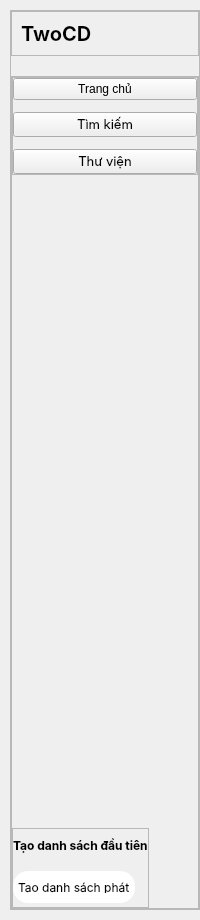
     <widget class="QWidget" name="leftmenu" native="true">
      <property name="minimumSize">
       <size>
        <width>200</width>
        <height>920</height>
       </size>
      </property>
      <property name="maximumSize">
       <size>
        <width>250</width>
        <height>10000</height>
       </size>
      </property>
      <layout class="QVBoxLayout" name="verticalLayout_35">
       <property name="spacing">
        <number>10</number>
       </property>
       <property name="leftMargin">
        <number>10</number>
       </property>
       <property name="topMargin">
        <number>10</number>
       </property>
       <property name="rightMargin">
        <number>0</number>
       </property>
       <property name="bottomMargin">
        <number>10</number>
       </property>
       <item>
        <widget class="QFrame" name="frame_11">
         <property name="frameShape">
          <enum>QFrame::StyledPanel</enum>
         </property>
         <property name="frameShadow">
          <enum>QFrame::Raised</enum>
         </property>
         <layout class="QVBoxLayout" name="verticalLayout_33">
          <property name="spacing">
           <number>20</number>
          </property>
          <property name="leftMargin">
           <number>0</number>
          </property>
          <property name="topMargin">
           <number>0</number>
          </property>
          <property name="rightMargin">
           <number>0</number>
          </property>
          <property name="bottomMargin">
           <number>0</number>
          </property>
          <item>
           <widget class="QFrame" name="frame_12">
            <property name="frameShape">
             <enum>QFrame::StyledPanel</enum>
            </property>
            <property name="frameShadow">
             <enum>QFrame::Raised</enum>
            </property>
            <layout class="QHBoxLayout" name="horizontalLayout_10">
             <item alignment="Qt::AlignTop">
              <widget class="QLabel" name="label_32">
               <property name="font">
                <font>
                 <family>Inter</family>
                 <pointsize>15</pointsize>
                 <weight>75</weight>
                 <bold>true</bold>
                </font>
               </property>
               <property name="text">
                <string>TwoCD</string>
               </property>
              </widget>
             </item>
            </layout>
           </widget>
          </item>
          <item>
           <widget class="QFrame" name="frame_13">
            <property name="sizePolicy">
             <sizepolicy hsizetype="Preferred" vsizetype="Expanding">
              <horstretch>0</horstretch>
              <verstretch>0</verstretch>
             </sizepolicy>
            </property>
            <property name="frameShape">
             <enum>QFrame::StyledPanel</enum>
            </property>
            <property name="frameShadow">
             <enum>QFrame::Raised</enum>
            </property>
            <layout class="QVBoxLayout" name="verticalLayout_37">
             <property name="spacing">
              <number>0</number>
             </property>
             <property name="leftMargin">
              <number>0</number>
             </property>
             <property name="topMargin">
              <number>0</number>
             </property>
             <property name="rightMargin">
              <number>0</number>
             </property>
             <property name="bottomMargin">
              <number>0</number>
             </property>
             <item alignment="Qt::AlignTop">
              <widget class="QFrame" name="frame_15">
               <property name="frameShape">
                <enum>QFrame::StyledPanel</enum>
               </property>
               <property name="frameShadow">
                <enum>QFrame::Raised</enum>
               </property>
               <layout class="QVBoxLayout" name="verticalLayout_36">
                <property name="spacing">
                 <number>12</number>
                </property>
                <property name="leftMargin">
                 <number>0</number>
                </property>
                <property name="topMargin">
                 <number>0</number>
                </property>
                <property name="rightMargin">
                 <number>0</number>
                </property>
                <property name="bottomMargin">
                 <number>0</number>
                </property>
                <item>
                 <widget class="QPushButton" name="pushButton_4">
                  <property name="text">
                   <string>Trang chủ</string>
                  </property>
                  <property name="icon">
                   <iconset>
                    <normaloff>resources.qrc/home.svg</normaloff>resources.qrc/home.svg</iconset>
                  </property>
                  <property name="iconSize">
                   <size>
                    <width>24</width>
                    <height>24</height>
                   </size>
                  </property>
                 </widget>
                </item>
                <item>
                 <widget class="QPushButton" name="pushButton_5">
                  <property name="font">
                   <font>
                    <family>Inter</family>
                    <pointsize>10</pointsize>
                   </font>
                  </property>
                  <property name="text">
                   <string>Tìm kiếm</string>
                  </property>
                  <property name="icon">
                   <iconset>
                    <normaloff>resources.qrc/search.svg</normaloff>resources.qrc/search.svg</iconset>
                  </property>
                  <property name="iconSize">
                   <size>
                    <width>24</width>
                    <height>24</height>
                   </size>
                  </property>
                 </widget>
                </item>
                <item>
                 <widget class="QPushButton" name="pushButton_6">
                  <property name="font">
                   <font>
                    <family>Inter</family>
                    <pointsize>10</pointsize>
                   </font>
                  </property>
                  <property name="text">
                   <string>Thư viện</string>
                  </property>
                  <property name="icon">
                   <iconset>
                    <normaloff>resources.qrc/playlist.svg</normaloff>resources.qrc/playlist.svg</iconset>
                  </property>
                  <property name="iconSize">
                   <size>
                    <width>24</width>
                    <height>24</height>
                   </size>
                  </property>
                 </widget>
                </item>
               </layout>
              </widget>
             </item>
             <item alignment="Qt::AlignRight">
              <widget class="QFrame" name="frame_25">
               <property name="sizePolicy">
                <sizepolicy hsizetype="Preferred" vsizetype="Expanding">
                 <horstretch>0</horstretch>
                 <verstretch>0</verstretch>
                </sizepolicy>
               </property>
               <property name="maximumSize">
                <size>
                 <width>210</width>
                 <height>80</height>
                </size>
               </property>
               <property name="font">
                <font>
                 <family>Inter</family>
                </font>
               </property>
               <property name="layoutDirection">
                <enum>Qt::RightToLeft</enum>
               </property>
               <property name="frameShape">
                <enum>QFrame::StyledPanel</enum>
               </property>
               <property name="frameShadow">
                <enum>QFrame::Raised</enum>
               </property>
               <layout class="QVBoxLayout" name="verticalLayout_39">
                <property name="spacing">
                 <number>10</number>
                </property>
                <property name="leftMargin">
                 <number>0</number>
                </property>
                <property name="topMargin">
                 <number>0</number>
                </property>
                <property name="rightMargin">
                 <number>0</number>
                </property>
                <property name="bottomMargin">
                 <number>0</number>
                </property>
                <item alignment="Qt::AlignRight">
                 <widget class="QLabel" name="label_36">
                  <property name="maximumSize">
                   <size>
                    <width>190</width>
                    <height>24</height>
                   </size>
                  </property>
                  <property name="font">
                   <font>
                    <family>Inter</family>
                    <weight>75</weight>
                    <bold>true</bold>
                   </font>
                  </property>
                  <property name="text">
                   <string>Tạo danh sách đầu tiên</string>
                  </property>
                 </widget>
                </item>
                <item alignment="Qt::AlignRight">
                 <widget class="QPushButton" name="pushButton_11">
                  <property name="maximumSize">
                   <size>
                    <width>190</width>
                    <height>32</height>
                   </size>
                  </property>
                  <property name="font">
                   <font>
                    <family>Inter</family>
                   </font>
                  </property>
                  <property name="styleSheet">
                   <string notr="true">#pushButton_11{
background-color: #fff;
padding: 10px 5px;
text-align: left;
border-radius: 15px;
}</string>
                  </property>
                  <property name="text">
                   <string>Tạo danh sách phát</string>
                  </property>
                 </widget>
                </item>
               </layout>
              </widget>
             </item>
            </layout>
           </widget>
          </item>
         </layout>
        </widget>
       </item>
      </layout>
     </widget>
